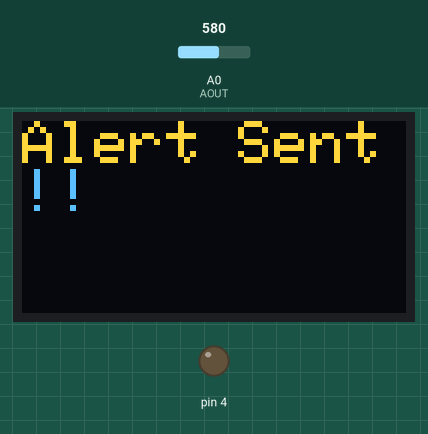
This sketch was run on a simulated Arduino Uno, built with avr-gcc and run on an emulated ATmega328P. On the bench: 128×64 one-colour display, output pins drawn as LEDs (lit = HIGH). Inputs (shaded band) come from the test bench; at power-on: A0 (AOUT) = 512. The OLED is the two-colour kind (top 16 rows yellow); the modem accepts every AT command (registered, SIM ready, sends succeed) and sends nothing else; what the sketch prints to the serial monitor is not drawn.

3.4 s: A0 (AOUT) set to 556
11.5 s: A0 (AOUT) set to 580
Above: at 18.3 s.
Timing chart, 0 to 19.8 s (numbered marks = the images above; inputs shaded):
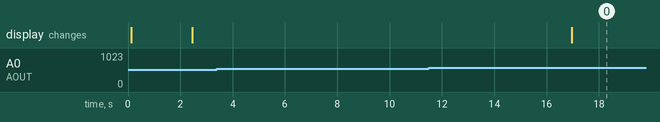

The sketch:

alcoholdetect.ino
```cpp
#include <SoftwareSerial.h>
#include <SPI.h>
#include <Wire.h>
#include <Adafruit_GFX.h>
#include <Adafruit_SSD1306.h>
#define OLED_MOSI  20
#define OLED_CLK   21
#define OLED_DC    11
#define OLED_CS    12
#define OLED_RESET 13
Adafruit_SSD1306 display(OLED_MOSI, OLED_CLK, OLED_DC, OLED_RESET, OLED_CS);
#define LOGO16_GLCD_HEIGHT 16
#define LOGO16_GLCD_WIDTH  16
#define SSD1306_LCDHEIGHT 64
const int AOUT = 0;
const int DOUT = 2;
int limit;
int value;
int flag = 0;
int count = 0;
SoftwareSerial mySerial(9, 10);

void setup()
{
  mySerial.begin(9600);
  Serial.begin(9600);
  delay(100);
  pinMode(DOUT,INPUT);
  pinMode(4,OUTPUT);
  display.begin(SSD1306_SWITCHCAPVCC);
  delay(2000);
  display.clearDisplay();
}

void loop() {
  if (flag==0)
  {
    display.clearDisplay();
    count = 0;
  }
  value = analogRead(AOUT);
  limit = 120;
  if (flag==0)
  {
  Serial.print("Alcohol Value: ");
  value = value*0.21;
  Serial.println(value);
  Serial.print("Limit: ");
  Serial.println(limit);
  delay(300);}
  if((value>=120 && flag==0)|| (value>=120 && flag==1 && count>0)){
    flag = 1;
    count = count+1;
    if (count==3)
    {
     Serial.println("alcohol detected");
     mySerial.println("AT+CMGF=1");
     delay(1000);
     mySerial.println("AT+CMGS=\"+919412319800\"\r");
     delay(1000);
     mySerial.println("Alert!!! Alcohol detected\nDriver Name : Pranshur Goel\nCar No.:UP23DAXXXX\n");
     delay(100);
     mySerial.println((char)26);
     delay(300);
     display.clearDisplay();
     detectedAlcohol();
     delay(2000);
     display.clearDisplay();
    }
   else
   {
    delay(1000);
   }
}
  else
  {
     flag = 0;
     display.clearDisplay();
     noAlcohol();
     delay(3000);
     display.clearDisplay();
  }
}
 void noAlcohol()
 {
  if (flag==0)
  {
    display.setTextSize(1);
    display.setTextColor(WHITE);
    display.setCursor(0,0);
    display.clearDisplay();
    display.println("Alcohol amount in");
    display.print  ("range");
    display.display();
  }
}
 void detectedAlcohol()
 {
  display.setTextSize(2);
  display.setTextColor(WHITE);
  display.setCursor(0,0);
  display.clearDisplay();
  display.println("Alert Sent!!");
  display.display();
  delay(10000);
}
```

Measured:
- after the input at 3.4 s, every drawn part: stays the same
- after the input at 11.5 s, the display: changes after 5.5 s (image 0)
